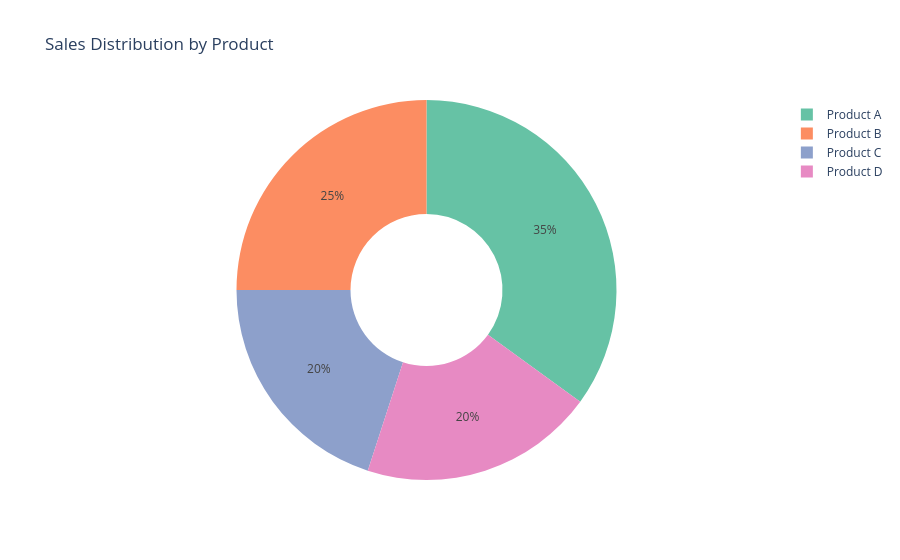

The notebook cell saved with this chart:
### Markdown cell above
#### Seaborn

### Code cell
import plotly.express as px
import pandas as pd

# Sample Data
df = pd.DataFrame({
    "Product": ["Product A", "Product B", "Product C", "Product D"],
    "Sales": [35, 25, 20, 20]
})

fig = px.pie(
    df,
    names="Product",
    values="Sales",
    hole=0.4,
    title="Sales Distribution by Product",
    color_discrete_sequence=px.colors.qualitative.Set2
)

fig.show()

### Figure 1 — Plotly figure (JSON) as saved in the notebook; plotly's stock layout.template omitted (floating-point values rounded to 4 significant figures)
{"data": [{"domain": {"x": [0, 1], "y": [0, 1]}, "hole": 0.4, "hovertemplate": "Product=%{label}<br>Sales=%{value}<extra></extra>", "labels": ["Product A", "Product B", "Product C", "Product D"], "legendgroup": "", "name": "", "showlegend": true, "type": "pie", "values": [35, 25, 20, 20]}], "layout": {"legend": {"tracegroupgap": 0}, "piecolorway": ["rgb(102,194,165)", "rgb(252,141,98)", "rgb(141,160,203)", "rgb(231,138,195)", "rgb(166,216,84)", "rgb(255,217,47)", "rgb(229,196,148)", "rgb(179,179,179)"], "title": {"text": "Sales Distribution by Product"}}}
